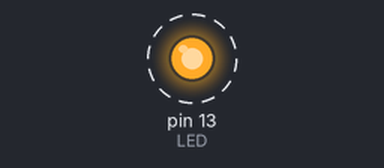
Recording of a sketch running on a simulated Arduino Uno, built with avr-gcc and run on an emulated ATmega328P. Shown: output pins drawn as LEDs (lit = HIGH). Dashed ring = blinking. What the sketch prints to the serial monitor is not drawn.

Above: at 0.2 s.
Timing chart, 0 to 3.0 s (numbered marks = the images above):
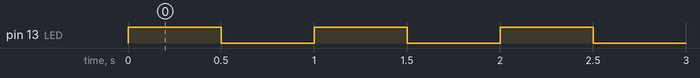

The sketch:

LedBlink.ino
```cpp
/*
  Blink
  Turns on LEDs on for one second, then off for one second, repeatedly.
*/

#define LED     LED_BUILTIN

// the setup function runs once when you press reset or power the board
void setup() {
  // initialize serial port
  Serial.begin(9600);

  // initialize LED pins as an output.
  pinMode(LED, OUTPUT);

  Serial.println("------- LED Blink -------");
}

// the loop function runs over and over again forever
void loop() {
  Serial.println("LEDs ON");
  digitalWrite(LED, HIGH);   // turn the LED on (HIGH is the voltage level)
  delay(500);                  // wait for 500ms

  Serial.println("LEDs OFF");
  digitalWrite(LED, LOW);
  delay(500);                  // wait for 500ms
}
```

Measured:
- by itself, pin 13 (LED): alternates HIGH for 0.50 s and LOW for 0.50 s
